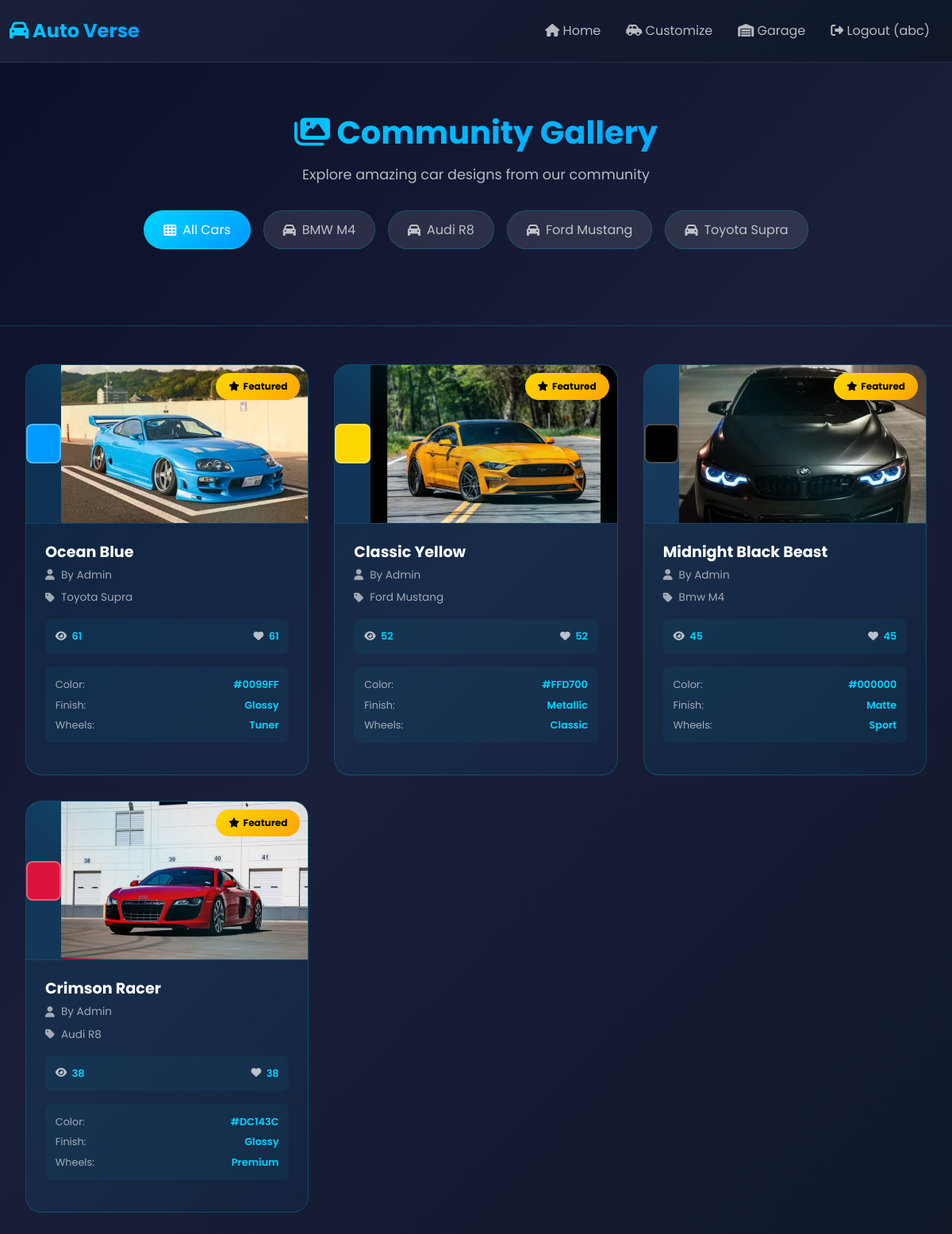
Page /gallery (signed in) on the committed database.
### app.py (models this page shows, shortened)
class GalleryDesign(db.Model):
    id = db.Column(db.Integer, primary_key=True)
    car_model = db.Column(db.String(50), nullable=False)
    name = db.Column(db.String(100), nullable=False)
    designer = db.Column(db.String(100), default='Admin')
    body_color = db.Column(db.String(7))
    paint_finish = db.Column(db.String(20))
    wheel_style = db.Column(db.String(30))
    headlight_color = db.Column(db.String(7))
    featured = db.Column(db.Boolean, default=False)
    views = db.Column(db.Integer, default=0)
    created_at = db.Column(db.DateTime, default=datetime.utcnow)

### app.py (the view)
@app.route('/gallery')
def gallery():
    page = request.args.get('page', 1, type=int)
    filter_car = request.args.get('car', None)
    if filter_car:
        gallery_designs = GalleryDesign.query.filter_by(car_model=filter_car).order_by(
            GalleryDesign.featured.desc(),
            GalleryDesign.views.desc()
        ).paginate(page=page, per_page=12)
    else:
        gallery_designs = GalleryDesign.query.order_by(
            GalleryDesign.featured.desc(),
            GalleryDesign.views.desc()
        ).paginate(page=page, per_page=12)
    return render_template('gallery.html',
                         gallery_designs=gallery_designs,
                         filter_car=filter_car,
                         is_logged_in=is_logged_in(),
                         username=session.get('username'))

### app.py (called while the page is built)
def is_logged_in():
    return 'user_id' in session

### templates/gallery.html (shortened to what this page needs)
<!DOCTYPE html>
<html lang="en">
<head>
    <link href="https://cdnjs.cloudflare.com/ajax/libs/bootstrap/5.3.0/css/bootstrap.min.css" rel="stylesheet">
    <link href="https://cdnjs.cloudflare.com/ajax/libs/font-awesome/6.4.0/css/all.min.css" rel="stylesheet">
</head>
<body>
    <nav class="navbar navbar-expand-lg">
        <div class="container-fluid">
            <a class="navbar-brand" href="/">
                <i class="fas fa-car"></i> Auto Verse
            </a>
            <div class="collapse navbar-collapse" id="navbarNav">
                <ul class="navbar-nav ms-auto">
                    <li class="nav-item">
                        <a class="nav-link" href="/">
                            <i class="fas fa-home"></i> Home
                        </a>
                    </li>
                    {% if is_logged_in %}
                        <li class="nav-item">
                            <a class="nav-link" href="/car-selection">
                                <i class="fas fa-car-side"></i> Customize
                            </a>
                        </li>
                        <li class="nav-item">
                            <a class="nav-link" href="/garage">
                                <i class="fas fa-warehouse"></i> Garage
                            </a>
                        </li>
                        <li class="nav-item">
                            <a class="nav-link" href="/logout">
                                <i class="fas fa-sign-out-alt"></i> Logout ({{ username }})
                            </a>
                        </li>
                    {% endif %}
                </ul>
            </div>
        </div>
    </nav>
    <div class="page-header">
        <h1><i class="fas fa-images"></i> Community Gallery</h1>
        <p>Explore amazing car designs from our community</p>
        <div class="filter-section">
            <a href="/gallery" class="filter-btn {% if not filter_car %}active{% endif %}">
                <i class="fas fa-th"></i> All Cars
            </a>
            <a href="/gallery?car=bmw-m4" class="filter-btn {% if filter_car == 'bmw-m4' %}active{% endif %}">
                <i class="fas fa-car"></i> BMW M4
            </a>
            <a href="/gallery?car=audi-r8" class="filter-btn {% if filter_car == 'audi-r8' %}active{% endif %}">
                <i class="fas fa-car"></i> Audi R8
            </a>
            <a href="/gallery?car=ford-mustang" class="filter-btn {% if filter_car == 'ford-mustang' %}active{% endif %}">
                <i class="fas fa-car"></i> Ford Mustang
            </a>
            <a href="/gallery?car=toyota-supra" class="filter-btn {% if filter_car == 'toyota-supra' %}active{% endif %}">
                <i class="fas fa-car"></i> Toyota Supra
            </a>
        </div>
    </div>
    {% if gallery_designs.items %}
        <div class="gallery-container">
            <div class="gallery-grid">
                {% for design in gallery_designs.items %}
                    <div class="gallery-card">
                        <div class="gallery-preview">
                            {% if design.featured %}
                                <div class="featured-badge">
                                    <i class="fas fa-star"></i> Featured
                                </div>
                            {% endif %}
                            <div class="color-preview" style="background-color: {{ design.body_color }};"></div>
                            <img src="{{ url_for('static', filename='images/' + design.car_model + '.jpg') }}"
                                 alt="{{ design.name }}" style="width:100%; height:100%; object-fit:cover;">
                        </div>
                        <div class="gallery-info">
                            <h3 class="design-title">{{ design.name }}</h3>
                            <p class="design-designer">
                                <i class="fas fa-user"></i> By {{ design.designer }}
                            </p>
                            <p class="design-model">
                                <i class="fas fa-tag"></i> {{ design.car_model|replace('-', ' ')|title }}
                            </p>
                            <div class="design-stats">
                                <div class="stat">
                                    <i class="fas fa-eye"></i>
                                    <span class="stat-value">{{ design.views }}</span>
                                </div>
                                <div class="stat">
                                    <i class="fas fa-heart"></i>
                                    <span class="stat-value">{{ design.views }}</span>
                                </div>
                            </div>
                            <div class="design-details">
                                <div class="detail-row">
                                    <span class="detail-label">Color:</span>
                                    <span class="detail-value">{{ design.body_color }}</span>
                                </div>
                                <div class="detail-row">
                                    <span class="detail-label">Finish:</span>
                                    <span class="detail-value">{{ design.paint_finish|capitalize }}</span>
                                </div>
                                <div class="detail-row">
                                    <span class="detail-label">Wheels:</span>
                                    <span class="detail-value">{{ design.wheel_style|capitalize }}</span>
                                </div>
                            </div>
                        </div>
                    </div>
                {% endfor %}
            </div>
        </div>
    {% else %}
        <div class="empty-state">
            <i class="empty-state-icon fas fa-car"></i>
            <h2>No designs found</h2>
            <p>Be the first to create a design and add it to the gallery!</p>
        </div>
    {% endif %}
</body>
</html>

### templates/gallery.html (style rules this page uses)
* { font-family: 'Poppins', sans-serif; }
body { background: linear-gradient(135deg, #0a0e27 0%, #1a1f3a 50%, #0f1729 100%); color: #fff; min-height: 100vh; }
.navbar { background: linear-gradient(135deg, #1a1f3a 0%, #0f1729 100%); backdrop-filter: blur(10px); border-bottom: 1px solid rgba(255, 255, 255, 0.1); padding: 1rem 0; position: sticky; top: 0; z-index: 100; }
.navbar-brand { font-size: 1.5rem; font-weight: 700; background: linear-gradient(135deg, #00d4ff, #0099ff); -webkit-background-clip: text; -webkit-text-fill-color: transparent; background-clip: text; }
.nav-link { color: rgba(255, 255, 255, 0.7) !important; transition: all 0.3s ease; margin: 0 0.5rem; }
.page-header { padding: 4rem 2rem; text-align: center; border-bottom: 1px solid rgba(0, 212, 255, 0.2); }
.page-header h1 { font-size: 2.5rem; margin-bottom: 1rem; background: linear-gradient(135deg, #00d4ff, #0099ff); -webkit-background-clip: text; -webkit-text-fill-color: transparent; background-clip: text; font-weight: 700; }
.page-header p { font-size: 1.1rem; color: rgba(255, 255, 255, 0.7); margin-bottom: 2rem; }
.filter-section { display: flex; justify-content: center; gap: 1rem; flex-wrap: wrap; margin-bottom: 2rem; }
.filter-btn { padding: 0.7rem 1.5rem; background: rgba(255, 255, 255, 0.1); border: 1px solid rgba(0, 212, 255, 0.2); border-radius: 50px; color: rgba(255, 255, 255, 0.7); cursor: pointer; transition: all 0.3s ease; text-decoration: none; display: inline-flex; align-items: center; gap: 0.5rem; }
.filter-btn:hover, .filter-btn.active { background: linear-gradient(135deg, #00d4ff, #0099ff); border-color: #00d4ff; color: white; }
.gallery-container { padding: 3rem 2rem; }
.gallery-grid { display: grid; grid-template-columns: repeat(auto-fill, minmax(280px, 1fr)); gap: 2rem; max-width: 1400px; margin: 0 auto; }
.gallery-card { background: linear-gradient(135deg, rgba(0, 212, 255, 0.1) 0%, rgba(0, 153, 255, 0.05) 100%); border: 1px solid rgba(0, 212, 255, 0.2); border-radius: 20px; overflow: hidden; transition: all 0.3s ease; animation: fadeIn 0.6s ease-out; cursor: pointer; }
.gallery-preview { width: 100%; height: 200px; background: linear-gradient(135deg, rgba(0, 153, 255, 0.1), rgba(0, 212, 255, 0.05)); display: flex; align-items: center; justify-content: center; font-size: 3rem; color: rgba(0, 212, 255, 0.3); border-bottom: 1px solid rgba(0, 212, 255, 0.1); position: relative; }
.gallery-preview::before { content: ''; position: absolute; width: 100%; height: 100%; background: linear-gradient(45deg, transparent 30%, rgba(0, 212, 255, 0.1) 50%, transparent 70%); animation: shimmer 3s infinite; }
.featured-badge { position: absolute; top: 10px; right: 10px; background: linear-gradient(135deg, #FFD700, #FFA500); color: #000; padding: 0.5rem 1rem; border-radius: 50px; font-size: 0.75rem; font-weight: 700; display: flex; align-items: center; gap: 0.3rem; z-index: 10; }
.color-preview { width: 50px; height: 50px; border-radius: 8px; border: 2px solid rgba(255, 255, 255, 0.3); position: relative; z-index: 2; }
.gallery-info { padding: 1.5rem; }
.design-title { font-size: 1.2rem; font-weight: 700; margin-bottom: 0.5rem; color: #fff; word-break: break-word; }
.design-designer { font-size: 0.85rem; color: rgba(255, 255, 255, 0.6); margin-bottom: 0.5rem; display: flex; align-items: center; gap: 0.5rem; }
.design-model { font-size: 0.85rem; color: rgba(255, 255, 255, 0.6); margin-bottom: 1rem; display: flex; align-items: center; gap: 0.5rem; }
.design-stats { background: rgba(0, 212, 255, 0.05); padding: 0.8rem; border-radius: 8px; margin-bottom: 1rem; font-size: 0.8rem; display: flex; justify-content: space-between; align-items: center; }
.stat { display: flex; align-items: center; gap: 0.4rem; color: rgba(255, 255, 255, 0.7); }
.stat-value { color: #00d4ff; font-weight: 600; }
.design-details { background: rgba(0, 212, 255, 0.05); padding: 0.8rem; border-radius: 8px; margin-bottom: 1rem; font-size: 0.8rem; }
.detail-row { display: flex; justify-content: space-between; margin-bottom: 0.4rem; }
.detail-row:last-child { margin-bottom: 0; }
.detail-label { color: rgba(255, 255, 255, 0.6); }
.detail-value { color: #00d4ff; font-weight: 600; }

### rows in the picture
GalleryDesign: featured True (drawn), car_model (picture), name "Ocean Blue", designer "Admin", car_model "Toyota Supra", views "61", body_color "#0099FF", paint_finish "Glossy", wheel_style "Tuner"
GalleryDesign: featured True (drawn), car_model (picture), name "Classic Yellow", designer "Admin", car_model "Ford Mustang", views "52", body_color "#FFD700", paint_finish "Metallic", wheel_style "Classic"
GalleryDesign: featured True (drawn), car_model (picture), name "Midnight Black Beast", designer "Admin", car_model "Bmw M4", views "45", body_color "#000000", paint_finish "Matte", wheel_style "Sport"
GalleryDesign: featured True (drawn), car_model (picture), name "Crimson Racer", designer "Admin", car_model "Audi R8", views "38", body_color "#DC143C", paint_finish "Glossy", wheel_style "Premium"

### other values in the picture
{{ username }} "abc"
